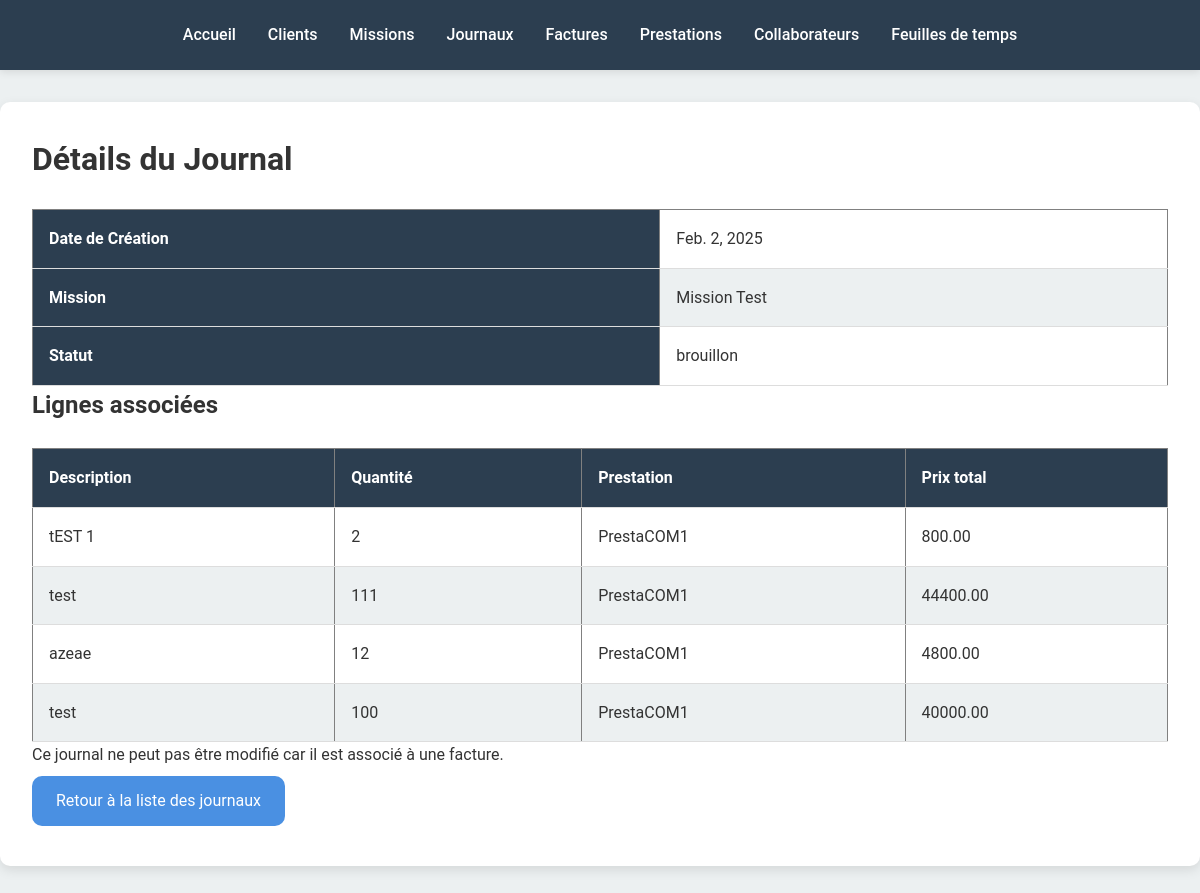
The page /journaux/1/ (signed in) on the database its author committed.
### projManagement/models.py (models this page shows, shortened)
class Journal(models.Model):
    mission = models.ForeignKey(Mission, on_delete=models.CASCADE, related_name="journaux")
    statut = models.CharField(max_length=20, choices=[("brouillon", "Brouillon"), ("validé", "Validé")])
    date_creation = models.DateField(default=now, editable=False)

class Mission(models.Model):
    title = models.CharField(max_length=255)
    description = models.TextField(blank=True, null=True)
    start_date = models.DateField()
    end_date = models.DateField(blank=True, null=True)
    client = models.ForeignKey(Client, on_delete=models.CASCADE, related_name="missions")
    libelle = models.CharField(max_length=255, default = '')
    budget = models.DecimalField(max_digits=10, decimal_places=2, default=0)
    statut = models.CharField(max_length=20, choices=[("en cours", "En cours"), ("en attente", "En attente"), ("fermé", "Fermé")], default='En attente')

class Ligne(models.Model):
    journal = models.ForeignKey(Journal, on_delete=models.CASCADE, related_name="lignes")
    prestation = models.ForeignKey(Prestation, on_delete=models.CASCADE, related_name="lignes")
    date = models.DateField()
    description = models.TextField()
    quantite = models.IntegerField()
    @property
    def prix_total(self):
        return self.prestation.prix * self.quantite

class Prestation(models.Model):
    diminutif = models.CharField(max_length=10, unique=True)
    description = models.CharField(max_length=255)
    prix = models.DecimalField(max_digits=10, decimal_places=2)

### projManagement/views.py (the view)
# urls.py: path('journaux/<int:id>/', views.detail_journal, name='detail_journal'),
def detail_journal(request, id):
    journal = Journal.objects.filter(id=id).first()
    modifiable = not (hasattr(journal, 'facture') and journal.facture)
    return render(request, 'projManagement/detailJournal.html', {'journal': journal, 'modifiable': modifiable})

### projManagement/templates/projManagement/detailJournal.html
{% extends 'projManagement/overlay.html' %}
{% block content %}
<h1>Détails du Journal</h1>
<table border="1">
    <tr>
        <th>Date de Création</th>
        <td>{{ journal.date_creation }}</td>
    </tr>
    <tr>
        <th>Mission</th>
        <td>{{ journal.mission.title }}</td>
    </tr>
    <tr>
        <th>Statut</th>
        <td>{{ journal.statut }}</td>
    </tr>
</table>
<h2>Lignes associées</h2>
<table border="1">
    <thead>
        <tr>
            <th>Description</th>
            <th>Quantité</th>
            <th>Prestation</th>
            <th>Prix total</th>
        </tr>
    </thead>
    <tbody>
        {% for ligne in journal.lignes.all %}
        <tr>
            <td>{{ ligne.description }}</td>
            <td>{{ ligne.quantite }}</td>
            <td>{{ ligne.prestation.diminutif }}</td>
            <td>{{ ligne.prix_total }}</td>
        </tr>
        {% empty %}
        <tr>
            <td colspan="4">Aucune ligne associée.</td>
        </tr>
        {% endfor %}
    </tbody>
</table>
{% if modifiable %}
    <a href="{% url 'ajouter_ligne' journal.id %}" class="btn">Ajouter une ligne</a>
    <a href="{% url 'modifier_journal' journal.id %}" class="btn">Modifier le journal</a>
{% else %}
    <p class="info">Ce journal ne peut pas être modifié car il est associé à une facture.</p>
{% endif %}
<a href="{% url 'journaux' %}" class="btn">Retour à la liste des journaux</a>
{% endblock %}

### projManagement/static/projManagement/style.css (style rules this page uses)
:root { --font-family: 'Roboto', sans-serif; --primary: #4a90e2; --primary-hover: #357ABD; --secondary: #2c3e50; --accent: #e74c3c; --bg-light: #ecf0f1; --bg-white: #ffffff; --text: #333333; --header-height: 70px; --border-radius: 10px; --box-shadow: 0 4px 12px rgba(0, 0, 0, 0.1); }
* { margin: 0; padding: 0; box-sizing: border-box; }
html { scroll-behavior: smooth; }
body { font-family: var(--font-family); background: var(--bg-light); color: var(--text); line-height: 1.6; padding-top: var(--header-height); }
a { color: var(--primary); text-decoration: none; transition: color 0.3s ease; }
table { width: 100%; border-collapse: collapse; margin-top: 1.5rem; }
th, td { padding: 1rem; text-align: left; border-bottom: 1px solid #ddd; }
th { background: var(--secondary); color: #fff; font-weight: 600; }
tr:nth-child(even) { background: var(--bg-light); }
.btn { display: inline-block; padding: 0.75rem 1.5rem; background: var(--primary); color: #fff; border: none; border-radius: var(--border-radius); font-size: 1rem; cursor: pointer; transition: background 0.3s ease; margin: 0.5rem 0; }

### rows shown on the page
Journal: date_creation "Feb. 2, 2025", mission "Mission Test", statut "brouillon"
Ligne: description "tEST 1", quantite "2", prestation.diminutif "PrestaCOM1", prix_total "800.00"
Ligne: description "test", quantite "111", prestation.diminutif "PrestaCOM1", prix_total "44400.00"
Ligne: description "azeae", quantite "12", prestation.diminutif "PrestaCOM1", prix_total "4800.00"
Ligne: description "test", quantite "100", prestation.diminutif "PrestaCOM1", prix_total "40000.00"
